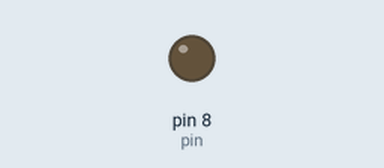
Bench run of a program on a simulated Arduino Uno, built with avr-gcc and run on an emulated ATmega328P. Shown: output pins drawn as LEDs (lit = HIGH).

Above: at 2.5 s.
At 32.5 s:
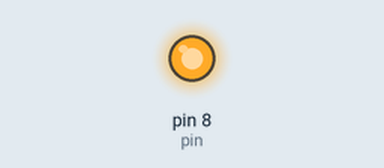
Timing chart, 0 to 80.0 s (numbered marks = the images above):
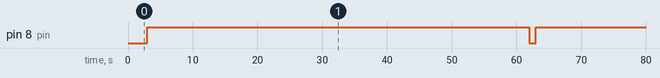

Measured:
- by itself, pin 8 (pin): alternates HIGH for 59.0 s and LOW for 1.0 s

The program:

main.cpp
```cpp
#include <Arduino.h>

const int pin = 8;

void setup() {
  pinMode(pin, OUTPUT);
  // digitalWrite(pin, HIGH); // Start with pin HIGH

  delay(2000);

  // set baud rate to 19200
  // digitalWrite(pin, HIGH);
  // delay(60);
  // digitalWrite(pin, LOW);
  // delay(60);

  // digitalWrite(pin, HIGH);
  // delay(60);
  // digitalWrite(pin, LOW);
  // delay(60);

  // digitalWrite(pin, HIGH);
  // delay(60);
  // digitalWrite(pin, LOW);
  // delay(1000);

}

void loop() {
  digitalWrite(pin, LOW);   // Pull pin 8 LOW
  delay(1000);              // Wait 1 second
  digitalWrite(pin, HIGH);  // Set pin 8 HIGH
  delay(59000);             // Wait remaining 59 seconds
}
```
